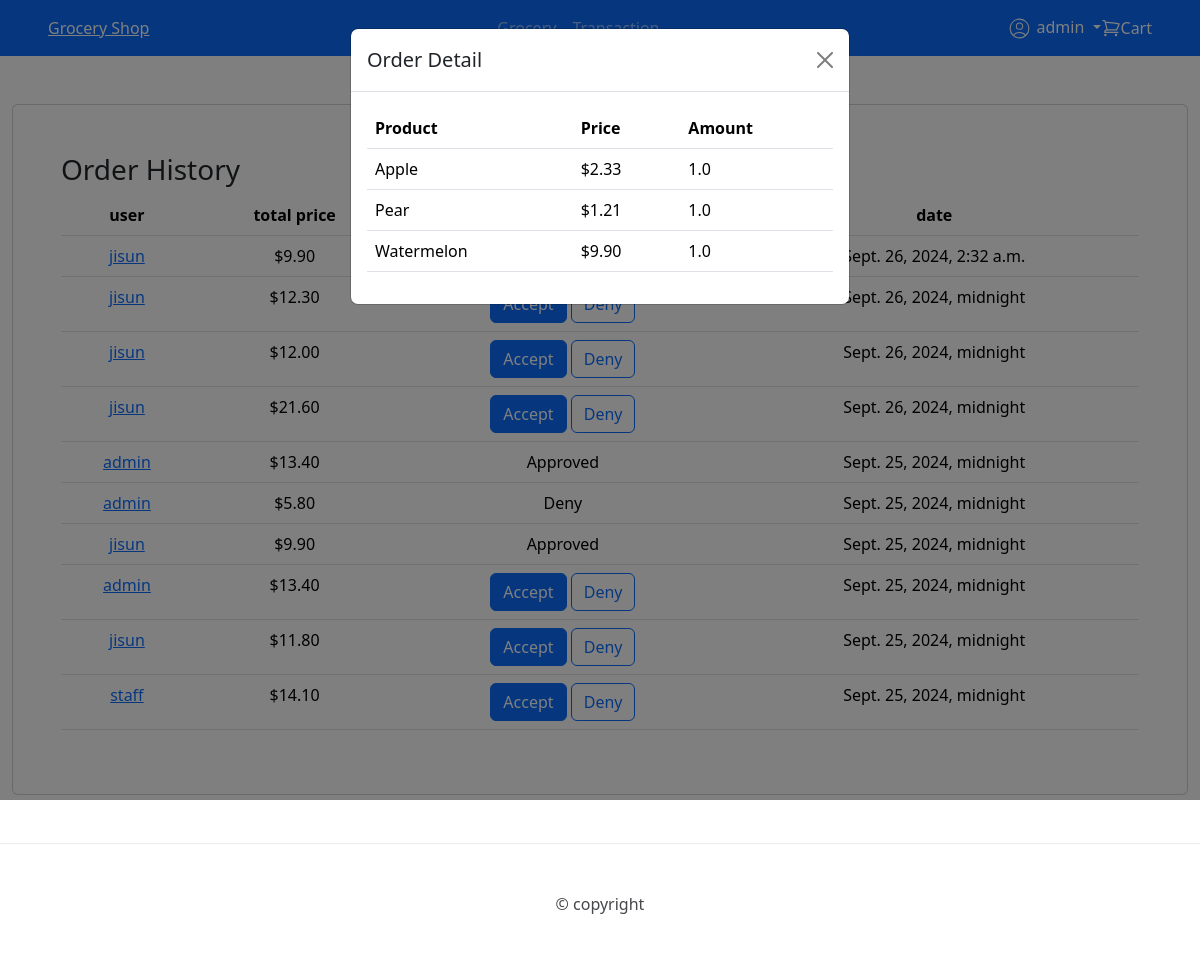
Page /accounts/transaction-list/2/ (signed in) on the committed database.
### grocery/models.py (models this page shows, shortened)
class OrderHistory(models.Model):
    user = models.ForeignKey(settings.AUTH_USER_MODEL, on_delete=models.CASCADE)
    total_price = models.DecimalField(max_digits=10, decimal_places=2, default=0, help_text="Enter Total Price")
    LOAN_STATUS = (
        ('p', 'Pending'),
        ('a', 'Approved'),
        ('d', 'Denied'),
    )
    status = models.CharField(max_length=1, choices=LOAN_STATUS, blank=True, default='p', help_text='Product Status')
    update_date = models.DateTimeField(null=True, blank=True, auto_now_add=True)
    def get_absolute_url(self):
        return reverse("transaction-list", args=[str(self.id)])
    class Meta:
        ordering = ['-update_date']

class OrderProduct(models.Model):
    oid = models.ForeignKey(OrderHistory, on_delete=models.CASCADE, null=False)
    product = models.ForeignKey(Product,on_delete=models.RESTRICT, null=False)
    amount = models.FloatField(max_length=100,default=0, help_text="Enter amount")

class Product(models.Model):
    name = models.CharField(max_length=100,unique=True,help_text="Enter Product")
    price = models.DecimalField(max_length=100, max_digits=10, decimal_places=2, help_text="Enter Price")
    image = models.ImageField(null=True, upload_to="upload/", blank=True)
    class Meta:
        constraints=[
            UniqueConstraint(
                Lower('name'),
                name="insensitive-unique-product",
                violation_error_message="Product name already exists!"
            )
        ]

### grocery/views.py (the view)
# urls.py: path("transaction-list/",views.TransactionList.as_view(), name='transaction-list'),
class TransactionList(UserPassesTestMixin,generic.ListView):
    model = OrderHistory
    queryset = OrderHistory.objects.all()
    context_object_name = "order_history"
    template_name = "transaction/list.html"
    def test_func(self):
        return self.request.user.is_staff  # True이면 접근 가능
    def get_context_data(self, **kwargs: Any):
        context =  super(TransactionList,self).get_context_data(**kwargs)
        context['navItems'] = navItems
        if(self.kwargs):
            context['selectedOrder'] = OrderProduct.objects.filter(oid=self.kwargs['pk'])
        return context

### grocery/templates/transaction/list.html (shortened to what this page needs)
{% extends "master.html" %}
{% load static %}
{% block content %}
<div class="card d-flex flex-column justify-content-center mt-5 p-5">
      <h3>Order History</h3>
      <table class="table">
        <thead class="thead-light">
            <tr  style="text-align:center">
                <th>user</th>
                <th>total price</th>
                <th>status</th>
                <th>date</th>
            </tr>
        </thead>
        <tbody>
            {% for order in order_history %}
            <tr style="text-align:center">
                <td><a class="detail_link" href="{{order.get_absolute_url}}">{{ order.user }}</a></td>
                <td>${{ order.total_price }}</td>
                <td>
                    {% if order.status == 'p'%}
                        <a href="{% url 'accept-status' order.id %}" class="btn btn-primary">Accept</a>
                        <a href="{% url 'deny-status' order.id %}" class="btn btn-outline-primary">Deny</a>
                    {% else %}
                        {{ order.get_status_display }}
                    {% endif%}
                </td>
                <td>{{ order.update_date }}</td>
            </tr>
            {% endfor %}
        </tbody>
      </table>
</div>
{% if selectedOrder %}
<div class="modal bmodal" id="order_detail" aria-labelledby="exampleModalLabel" aria-hidden="true" style="max-height:80vh; overflow:scroll">
    <div class="modal-dialog">
    <div class="modal-content">
        <div class="modal-header">
        <h5 class="modal-title" id="exampleModalLabel">Order Detail</h5>
        <button type="button" class="btn-close" data-bs-dismiss="modal" aria-label="Close"></button>
        </div>
        <div class="modal-body">
            <table class="table">
                <thead>
                  <tr>
                    <th scope="col">Product</th>
                    <th scope="col">Price</th>
                    <th scope="col">Amount</th>
                  </tr>
                </thead>
                <tbody>
                    {% for so in selectedOrder %}
                    <tr>
                        <td>{{so.product.name}}</td>
                        <td>${{so.product.price}}</td>
                        <td>{{so.amount}}</td>
                      </tr>
                {% endfor %}
                </div>
    </div>
    </div>
</div>
{% endif %}
{% endblock content %}

### grocery/templates/master.html (shortened to what this page needs)
<!doctype html>
<html lang="en">
<head>
    {% load static %}
    <link href="https://cdn.jsdelivr.net/npm/bootstrap@5.3.2/dist/css/bootstrap.min.css" rel="stylesheet"
 />
</head>
<body>
    <header>
        <nav class="navbar navbar-expand-sm navbar-dark bg-primary px-5">
            <div class="d-flex">
                <a href="/" class="m-0 text-white">Grocery Shop</a>
            </div>
            <div class="collapse navbar-collapse d-flex justify-content-center" id="collapsibleNavId">
                <ul class="navbar-nav mt-2 mt-lg-0">
                    <li class="nav-item ">
                        <a class="nav-link" href="/grocery/product-list" aria-current="page">Grocery</a>
                    </li>
                    {% if user.is_staff %}
                        <li class="nav-item ">
                            <a class="nav-link" href="/grocery/transaction-list/" aria-current="page">Transaction</a>
                        </li>
                    {% endif %}
                </ul>
            </div>
            <div class="nav-item dropdown">
                <a class="nav-link dropdown-toggle text-white" href="#" role="button" data-bs-toggle="dropdown"
                    aria-expanded="false">
                    {% if user !=  'AnonymousUser' %}
                        {{ user }}
                    {% else %}
                        Account
                    {% endif %}
                </a>
            </div>
            <a class="nav-link text-white d-flex align-items-center" href="/grocery/cart-list/" role="button">
                Cart
            </a>
        </nav>
    </header>
    <main>
        <div class="container-fluid">
            {% block content %}
            {% endblock content %}
        </div>
    </main>
    <footer class="p-5 d-flex justify-content-center mt-5" style="border-top:1px solid #ececec; color:#46474a">
        &copy; copyright
    </footer>
</body>
</html>

### rows in the picture
OrderHistory: user "jisun", total_price "9.90", update_date "Sept. 26, 2024, 2:32 a.m."
OrderHistory: user "jisun", total_price "12.30", update_date "Sept. 26, 2024, midnight"
OrderHistory: user "jisun", total_price "12.00", status "Accept", update_date "Sept. 26, 2024, midnight"
OrderHistory: user "jisun", total_price "21.60", status "Accept", update_date "Sept. 26, 2024, midnight"
OrderHistory: user "admin", total_price "13.40", status "Approved", update_date "Sept. 25, 2024, midnight"
OrderHistory: user "admin", total_price "5.80", status "Deny", update_date "Sept. 25, 2024, midnight"
OrderHistory: user "jisun", total_price "9.90", status "Approved", update_date "Sept. 25, 2024, midnight"
OrderHistory: user "admin", total_price "13.40", status "Accept", update_date "Sept. 25, 2024, midnight"
OrderHistory: user "jisun", total_price "11.80", status "Accept", update_date "Sept. 25, 2024, midnight"
OrderHistory: user "staff", total_price "14.10", status "Accept", update_date "Sept. 25, 2024, midnight"
OrderProduct: product.name "Apple", product.price "2.33", amount "1.0"
OrderProduct: product.name "Pear", product.price "1.21", amount "1.0"
OrderProduct: product.name "Watermelon", product.price "9.90", amount "1.0"

### other values in the picture
{{ user }} "admin"
